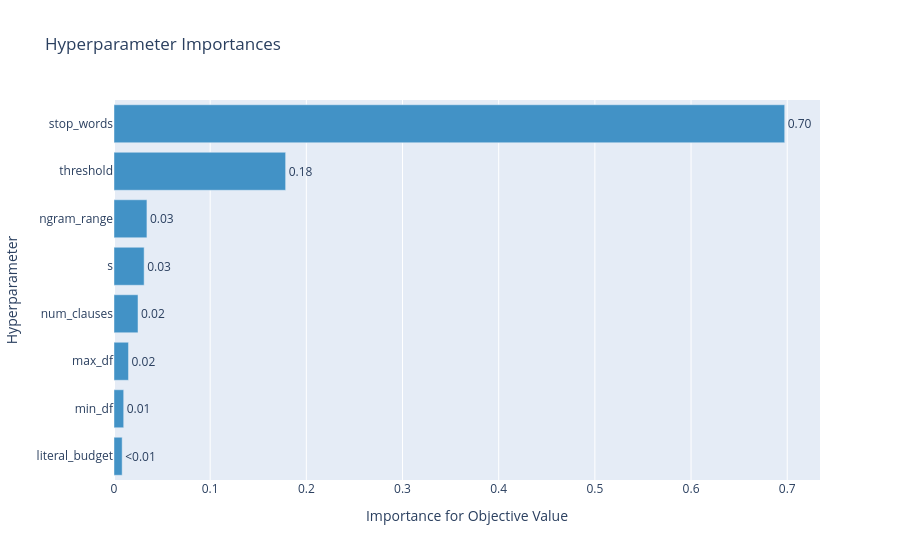

Source (notebook cell):
### Code cell
# Etter limita ngrams, er stopwords og threshold viktigst.
plot = optuna.visualization.plot_param_importances(study)
plot

### Figure 1 — Plotly figure (JSON) as saved in the notebook; plotly's stock layout.template omitted (floating-point values rounded to 4 significant figures)
{"data": [{"cliponaxis": false, "hovertemplate": ["literal_budget (IntDistribution): 0.008487411505067178<extra></extra>", "min_df (IntDistribution): 0.010074946160958526<extra></extra>", "max_df (FloatDistribution): 0.01505504418767395<extra></extra>", "num_clauses (IntDistribution): 0.02496858768699829<extra></extra>", "s (FloatDistribution): 0.03133533748795044<extra></extra>", "ngram_range (CategoricalDistribution): 0.03424264737126104<extra></extra>", "threshold (IntDistribution): 0.17845756988811803<extra></extra>", "stop_words (CategoricalDistribution): 0.6973784557119725<extra></extra>"], "marker": {"color": "rgb(66,146,198)"}, "orientation": "h", "text": ["<0.01", "0.01", "0.02", "0.02", "0.03", "0.03", "0.18", "0.70"], "textposition": "outside", "type": "bar", "x": [0.008487, 0.01007, 0.01506, 0.02497, 0.03134, 0.03424, 0.1785, 0.6974], "y": ["literal_budget", "min_df", "max_df", "num_clauses", "s", "ngram_range", "threshold", "stop_words"]}], "layout": {"showlegend": false, "title": {"text": "Hyperparameter Importances"}, "xaxis": {"title": {"text": "Importance for Objective Value"}}, "yaxis": {"title": {"text": "Hyperparameter"}}}}
